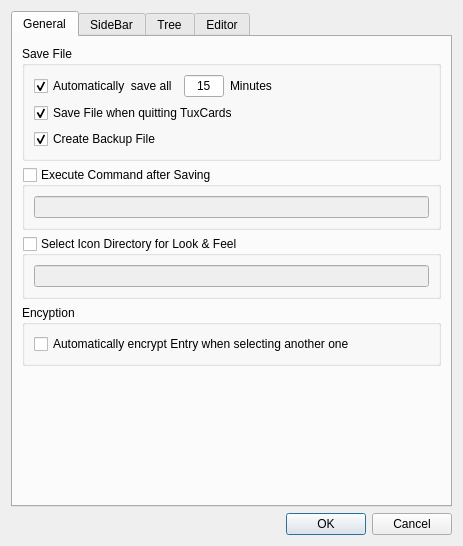
<?xml version="1.0" encoding="UTF-8"?>
<ui version="4.0">
 <class>IConfigurationDialog</class>
 <widget class="QDialog" name="IConfigurationDialog">
  <property name="geometry">
   <rect>
    <x>0</x>
    <y>0</y>
    <width>463</width>
    <height>546</height>
   </rect>
  </property>
  <property name="windowTitle">
   <string>TuxCards - Configuration</string>
  </property>
  <layout class="QVBoxLayout">
   <item>
    <widget class="QTabWidget" name="tabGeneral">
     <property name="currentIndex">
      <number>0</number>
     </property>
     <widget class="QWidget" name="tab">
      <attribute name="title">
       <string>General</string>
      </attribute>
      <layout class="QVBoxLayout">
       <item>
        <widget class="QGroupBox" name="groupBox_6">
         <property name="title">
          <string>Save File</string>
         </property>
         <layout class="QVBoxLayout">
          <item>
           <layout class="QHBoxLayout">
            <item>
             <widget class="QCheckBox" name="mpAutoSaveCheckBox">
              <property name="text">
               <string>Automatically  save all</string>
              </property>
              <property name="checked">
               <bool>true</bool>
              </property>
             </widget>
            </item>
            <item>
             <widget class="QLineEdit" name="mpSaveMinutesLineEdit">
              <property name="maximumSize">
               <size>
                <width>40</width>
                <height>16777215</height>
               </size>
              </property>
              <property name="text">
               <string>15</string>
              </property>
              <property name="alignment">
               <set>Qt::AlignCenter</set>
              </property>
             </widget>
            </item>
            <item>
             <widget class="QLabel" name="label_3">
              <property name="text">
               <string>Minutes</string>
              </property>
             </widget>
            </item>
            <item>
             <spacer>
              <property name="orientation">
               <enum>Qt::Horizontal</enum>
              </property>
              <property name="sizeHint" stdset="0">
               <size>
                <width>40</width>
                <height>20</height>
               </size>
              </property>
             </spacer>
            </item>
           </layout>
          </item>
          <item>
           <widget class="QCheckBox" name="mpSaveWhenQuittingCheckBox">
            <property name="text">
             <string>Save File when quitting TuxCards</string>
            </property>
            <property name="checked">
             <bool>true</bool>
            </property>
           </widget>
          </item>
          <item>
           <widget class="QCheckBox" name="mpCreateBackupFileCheckBox">
            <property name="text">
             <string>Create Backup File</string>
            </property>
            <property name="checked">
             <bool>true</bool>
            </property>
           </widget>
          </item>
         </layout>
        </widget>
       </item>
       <item>
        <widget class="QGroupBox" name="mpExecuteCommandGroupBox">
         <property name="title">
          <string>Execute Command after Saving</string>
         </property>
         <property name="checkable">
          <bool>true</bool>
         </property>
         <property name="checked">
          <bool>false</bool>
         </property>
         <layout class="QHBoxLayout">
          <item>
           <widget class="QLineEdit" name="mpCommandLineEdit"/>
          </item>
         </layout>
        </widget>
       </item>
       <item>
        <widget class="QGroupBox" name="groupBox_8">
         <property name="title">
          <string>Select Icon Directory for Look &amp;&amp; Feel</string>
         </property>
         <property name="checkable">
          <bool>true</bool>
         </property>
         <property name="checked">
          <bool>false</bool>
         </property>
         <layout class="QHBoxLayout">
          <item>
           <widget class="QLineEdit" name="mpIconDirectoryLineEdit"/>
          </item>
         </layout>
        </widget>
       </item>
       <item>
        <widget class="QGroupBox" name="groupBox_9">
         <property name="title">
          <string>Encyption</string>
         </property>
         <layout class="QHBoxLayout">
          <item>
           <widget class="QCheckBox" name="mpAutoEncryptCheckBox">
            <property name="text">
             <string>Automatically encrypt Entry when selecting another one</string>
            </property>
           </widget>
          </item>
         </layout>
        </widget>
       </item>
       <item>
        <spacer>
         <property name="orientation">
          <enum>Qt::Vertical</enum>
         </property>
         <property name="sizeHint" stdset="0">
          <size>
           <width>20</width>
           <height>40</height>
          </size>
         </property>
        </spacer>
       </item>
      </layout>
     </widget>
     <widget class="QWidget" name="tab_2">
      <attribute name="title">
       <string>SideBar</string>
      </attribute>
      <layout class="QHBoxLayout">
       <item>
        <widget class="QWidget" name="mpPlaceHolder" native="true">
         <property name="minimumSize">
          <size>
           <width>40</width>
           <height>0</height>
          </size>
         </property>
        </widget>
       </item>
       <item>
        <layout class="QVBoxLayout">
         <item>
          <widget class="QGroupBox" name="groupBox_10">
           <property name="title">
            <string>Choose Colors</string>
           </property>
           <layout class="QGridLayout">
            <property name="topMargin">
             <number>1</number>
            </property>
            <property name="bottomMargin">
             <number>9</number>
            </property>
            <property name="verticalSpacing">
             <number>2</number>
            </property>
            <item row="0" column="0">
             <widget class="QLabel" name="label_4">
              <property name="text">
               <string>Top Color</string>
              </property>
             </widget>
            </item>
            <item row="0" column="1">
             <widget class="QPushButton" name="mpTopColorButton">
              <property name="toolTip">
               <string>Changes the side bar's top color.</string>
              </property>
              <property name="text">
               <string>Top Color</string>
              </property>
             </widget>
            </item>
            <item row="1" column="0">
             <widget class="QLabel" name="label_5">
              <property name="text">
               <string>Bottom Color</string>
              </property>
             </widget>
            </item>
            <item row="1" column="1">
             <widget class="QPushButton" name="mpBottomColorButton">
              <property name="toolTip">
               <string>Changes the side bar's bottom color.</string>
              </property>
              <property name="text">
               <string>Bottom Color</string>
              </property>
             </widget>
            </item>
            <item row="2" column="0">
             <widget class="QLabel" name="label_6">
              <property name="text">
               <string>Text Color</string>
              </property>
             </widget>
            </item>
            <item row="2" column="1">
             <widget class="QPushButton" name="mpTextColorButton">
              <property name="toolTip">
               <string>Changes the side bar's text color.</string>
              </property>
              <property name="text">
               <string>Text Color</string>
              </property>
             </widget>
            </item>
           </layout>
          </widget>
         </item>
         <item>
          <widget class="QGroupBox" name="mpHorizontalTextEnabled">
           <property name="title">
            <string>Show Horizontal Text</string>
           </property>
           <property name="checkable">
            <bool>true</bool>
           </property>
           <property name="checked">
            <bool>false</bool>
           </property>
           <layout class="QGridLayout">
            <item row="0" column="0">
             <widget class="QLabel" name="label_8">
              <property name="text">
               <string>First Text Line</string>
              </property>
             </widget>
            </item>
            <item row="0" column="1">
             <widget class="QLineEdit" name="mpFirstTextLineLineEdit">
              <property name="text">
               <string>Tux</string>
              </property>
             </widget>
            </item>
            <item row="1" column="0">
             <widget class="QLabel" name="label_9">
              <property name="text">
               <string>Second Text Line</string>
              </property>
             </widget>
            </item>
            <item row="1" column="1">
             <widget class="QLineEdit" name="mpSecondTextLineLineEdit">
              <property name="text">
               <string>Cards</string>
              </property>
             </widget>
            </item>
           </layout>
          </widget>
         </item>
         <item>
          <widget class="QGroupBox" name="mpVerticalTextEnabled">
           <property name="title">
            <string>Show Vertical Text</string>
           </property>
           <property name="checkable">
            <bool>true</bool>
           </property>
           <layout class="QVBoxLayout">
            <item>
             <widget class="QLineEdit" name="mpVerticalTextLineLineEdit">
              <property name="text">
               <string>TuxCards</string>
              </property>
             </widget>
            </item>
            <item>
             <layout class="QHBoxLayout">
              <item>
               <widget class="QLabel" name="label_10">
                <property name="text">
                 <string>Text Position</string>
                </property>
               </widget>
              </item>
              <item>
               <widget class="QRadioButton" name="mpAlineTop">
                <property name="text">
                 <string>Top</string>
                </property>
               </widget>
              </item>
              <item>
               <widget class="QRadioButton" name="mpAlineBottom">
                <property name="text">
                 <string>Bottom</string>
                </property>
                <property name="checked">
                 <bool>true</bool>
                </property>
               </widget>
              </item>
             </layout>
            </item>
           </layout>
          </widget>
         </item>
         <item>
          <widget class="QGroupBox" name="mpEnableCactusBar">
           <property name="title">
            <string>Use CactusBar</string>
           </property>
           <property name="checkable">
            <bool>true</bool>
           </property>
           <property name="checked">
            <bool>false</bool>
           </property>
           <layout class="QVBoxLayout">
            <item>
             <widget class="QLabel" name="label_7">
              <property name="enabled">
               <bool>false</bool>
              </property>
              <property name="text">
               <string>Flower Directory</string>
              </property>
             </widget>
            </item>
            <item>
             <widget class="QLineEdit" name="mpFlowerDirectoryLineEdit">
              <property name="enabled">
               <bool>false</bool>
              </property>
              <property name="text">
               <string notr="true">/usr/local/bin/flowers</string>
              </property>
             </widget>
            </item>
           </layout>
          </widget>
         </item>
        </layout>
       </item>
      </layout>
     </widget>
     <widget class="QWidget" name="Seite_2">
      <attribute name="title">
       <string>Tree</string>
      </attribute>
      <layout class="QVBoxLayout">
       <item>
        <widget class="QGroupBox" name="groupBox">
         <property name="title">
          <string>Select Font for Tree</string>
         </property>
         <layout class="QVBoxLayout">
          <item>
           <widget class="QPushButton" name="mpChangeTreeFontButton">
            <property name="text">
             <string>Change Tree Font</string>
            </property>
           </widget>
          </item>
          <item>
           <widget class="QLabel" name="mpTreeFontExample">
            <property name="text">
             <string>Tree_FontExample</string>
            </property>
           </widget>
          </item>
         </layout>
        </widget>
       </item>
       <item>
        <spacer>
         <property name="orientation">
          <enum>Qt::Vertical</enum>
         </property>
         <property name="sizeHint" stdset="0">
          <size>
           <width>20</width>
           <height>40</height>
          </size>
         </property>
        </spacer>
       </item>
      </layout>
     </widget>
     <widget class="QWidget" name="Seite_3">
      <attribute name="title">
       <string>Editor</string>
      </attribute>
      <layout class="QVBoxLayout">
       <item>
        <widget class="QGroupBox" name="groupBox_2">
         <property name="toolTip">
          <string>The selected font is used for text in ASCII format and as default font for text in RTF format.</string>
         </property>
         <property name="title">
          <string>Select Font</string>
         </property>
         <layout class="QVBoxLayout">
          <item>
           <widget class="QPushButton" name="mpChangeEditorFontButton">
            <property name="text">
             <string>Change Editor Font</string>
            </property>
           </widget>
          </item>
          <item>
           <widget class="QLabel" name="mpEditorFontExample">
            <property name="text">
             <string>EditorFont_Example</string>
            </property>
           </widget>
          </item>
         </layout>
        </widget>
       </item>
       <item>
        <widget class="QGroupBox" name="groupBox_3">
         <property name="title">
          <string>Tab Spacing</string>
         </property>
         <layout class="QVBoxLayout">
          <item>
           <layout class="QHBoxLayout">
            <item>
             <widget class="QLabel" name="label">
              <property name="text">
               <string>Set Tabsize to</string>
              </property>
             </widget>
            </item>
            <item>
             <widget class="QLineEdit" name="mpTabSizeLineEdit">
              <property name="maximumSize">
               <size>
                <width>40</width>
                <height>16777215</height>
               </size>
              </property>
              <property name="alignment">
               <set>Qt::AlignCenter</set>
              </property>
             </widget>
            </item>
            <item>
             <spacer>
              <property name="orientation">
               <enum>Qt::Horizontal</enum>
              </property>
              <property name="sizeHint" stdset="0">
               <size>
                <width>40</width>
                <height>20</height>
               </size>
              </property>
             </spacer>
            </item>
           </layout>
          </item>
         </layout>
        </widget>
       </item>
       <item>
        <widget class="QGroupBox" name="groupBox_4">
         <property name="title">
          <string>WordWrap</string>
         </property>
         <layout class="QVBoxLayout">
          <item>
           <widget class="QRadioButton" name="mpNoWordWrap">
            <property name="text">
             <string>no WordWrap</string>
            </property>
           </widget>
          </item>
          <item>
           <layout class="QHBoxLayout">
            <item>
             <widget class="QRadioButton" name="mpColumnWrap">
              <property name="text">
               <string>Wrap at Column</string>
              </property>
             </widget>
            </item>
            <item>
             <widget class="QLineEdit" name="mpWrapAtColumnLineEdit">
              <property name="maximumSize">
               <size>
                <width>40</width>
                <height>16777215</height>
               </size>
              </property>
              <property name="alignment">
               <set>Qt::AlignCenter</set>
              </property>
             </widget>
            </item>
            <item>
             <spacer>
              <property name="orientation">
               <enum>Qt::Horizontal</enum>
              </property>
              <property name="sizeHint" stdset="0">
               <size>
                <width>40</width>
                <height>20</height>
               </size>
              </property>
             </spacer>
            </item>
           </layout>
          </item>
          <item>
           <widget class="QRadioButton" name="mpWindowWidthWrap">
            <property name="text">
             <string>Wrap at Window-Width</string>
            </property>
            <property name="checked">
             <bool>true</bool>
            </property>
           </widget>
          </item>
         </layout>
        </widget>
       </item>
       <item>
        <widget class="QGroupBox" name="mpLineBreakGroupBox">
         <property name="title">
          <string>Line Break Mode</string>
         </property>
         <layout class="QVBoxLayout">
          <item>
           <widget class="QRadioButton" name="mpEnableLineBreakWithCtrlShift">
            <property name="text">
             <string>Single LineBreak with CRTL/SHIFT + ENTER/RETURN</string>
            </property>
            <property name="checked">
             <bool>true</bool>
            </property>
           </widget>
          </item>
          <item>
           <widget class="QRadioButton" name="mpEnableLineBreakWithoutCtrlShift">
            <property name="text">
             <string>Single LineBreak with ENTER/RETURN</string>
            </property>
           </widget>
          </item>
         </layout>
        </widget>
       </item>
       <item>
        <spacer>
         <property name="orientation">
          <enum>Qt::Vertical</enum>
         </property>
         <property name="sizeHint" stdset="0">
          <size>
           <width>20</width>
           <height>40</height>
          </size>
         </property>
        </spacer>
       </item>
      </layout>
     </widget>
    </widget>
   </item>
   <item>
    <widget class="QDialogButtonBox" name="buttonBox">
     <property name="orientation">
      <enum>Qt::Horizontal</enum>
     </property>
     <property name="standardButtons">
      <set>QDialogButtonBox::Cancel|QDialogButtonBox::Ok</set>
     </property>
    </widget>
   </item>
  </layout>
 </widget>
 <resources/>
 <connections>
  <connection>
   <sender>buttonBox</sender>
   <signal>accepted()</signal>
   <receiver>IConfigurationDialog</receiver>
   <slot>accept()</slot>
   <hints>
    <hint type="sourcelabel">
     <x>227</x>
     <y>439</y>
    </hint>
    <hint type="destinationlabel">
     <x>157</x>
     <y>274</y>
    </hint>
   </hints>
  </connection>
  <connection>
   <sender>buttonBox</sender>
   <signal>rejected()</signal>
   <receiver>IConfigurationDialog</receiver>
   <slot>reject()</slot>
   <hints>
    <hint type="sourcelabel">
     <x>295</x>
     <y>445</y>
    </hint>
    <hint type="destinationlabel">
     <x>286</x>
     <y>274</y>
    </hint>
   </hints>
  </connection>
  <connection>
   <sender>mpEnableCactusBar</sender>
   <signal>toggled(bool)</signal>
   <receiver>mpFlowerDirectoryLineEdit</receiver>
   <slot>setEnabled(bool)</slot>
   <hints>
    <hint type="sourcelabel">
     <x>223</x>
     <y>51</y>
    </hint>
    <hint type="destinationlabel">
     <x>243</x>
     <y>97</y>
    </hint>
   </hints>
  </connection>
  <connection>
   <sender>mpExecuteCommandGroupBox</sender>
   <signal>toggled(bool)</signal>
   <receiver>mpCommandLineEdit</receiver>
   <slot>setEnabled(bool)</slot>
   <hints>
    <hint type="sourcelabel">
     <x>59</x>
     <y>170</y>
    </hint>
    <hint type="destinationlabel">
     <x>97</x>
     <y>190</y>
    </hint>
   </hints>
  </connection>
  <connection>
   <sender>groupBox_8</sender>
   <signal>toggled(bool)</signal>
   <receiver>mpIconDirectoryLineEdit</receiver>
   <slot>setEnabled(bool)</slot>
   <hints>
    <hint type="sourcelabel">
     <x>53</x>
     <y>255</y>
    </hint>
    <hint type="destinationlabel">
     <x>61</x>
     <y>284</y>
    </hint>
   </hints>
  </connection>
  <connection>
   <sender>mpEnableCactusBar</sender>
   <signal>toggled(bool)</signal>
   <receiver>label_7</receiver>
   <slot>setEnabled(bool)</slot>
   <hints>
    <hint type="sourcelabel">
     <x>184</x>
     <y>51</y>
    </hint>
    <hint type="destinationlabel">
     <x>152</x>
     <y>76</y>
    </hint>
   </hints>
  </connection>
 </connections>
</ui>
